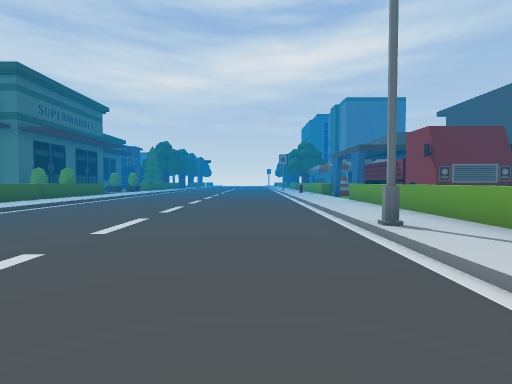
View 1 (above)

24 first-person views from a walk through a Unity game level. The camera is 1.3 m above the floor, tilts 2° down and sees 85° across. The floor is counted in squares, 2 m on a side. Each view is taken from the middle of a square. On the plan, view 1 faces up. The plan holds only what a view shows up to about 9 squares ahead; the rest is blank. The place goes on beyond the plan.

View 2
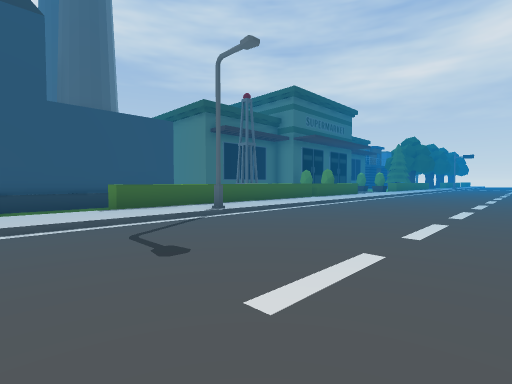

View 3
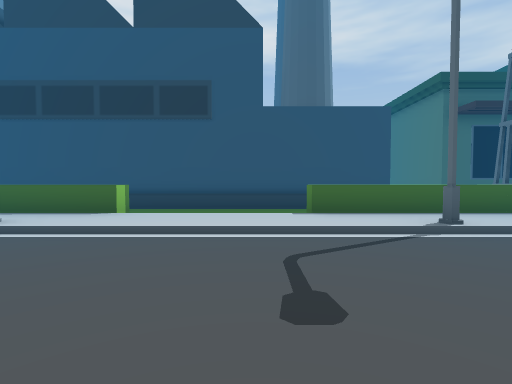

View 4
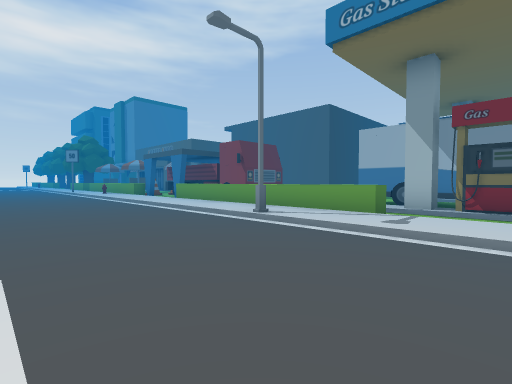

View 5
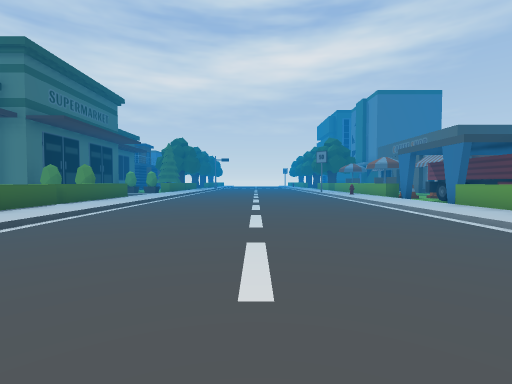

View 6
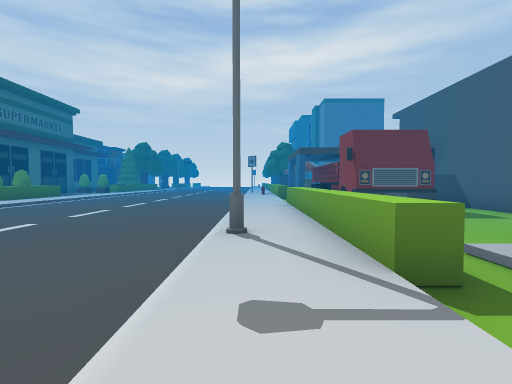

View 7
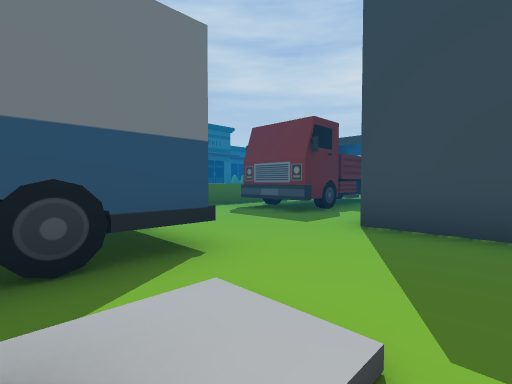

View 8
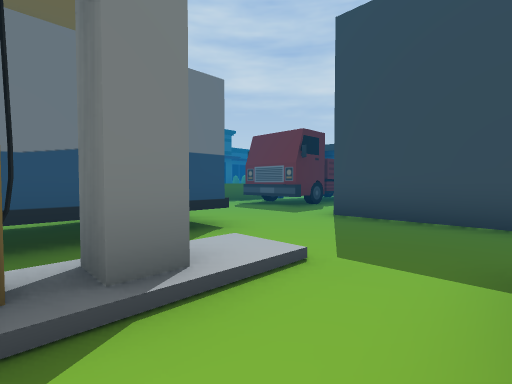

View 9
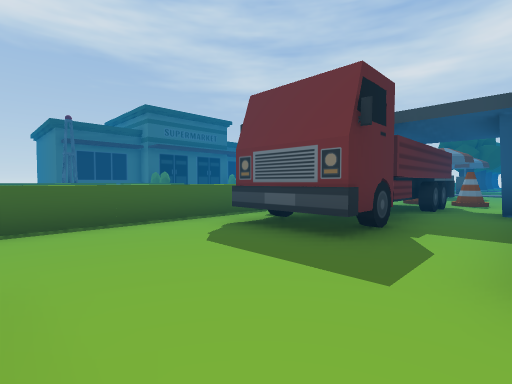

View 10
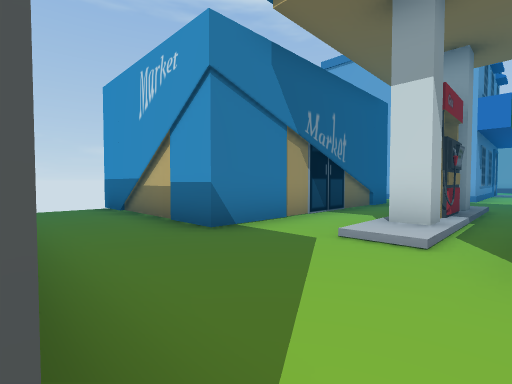

View 11
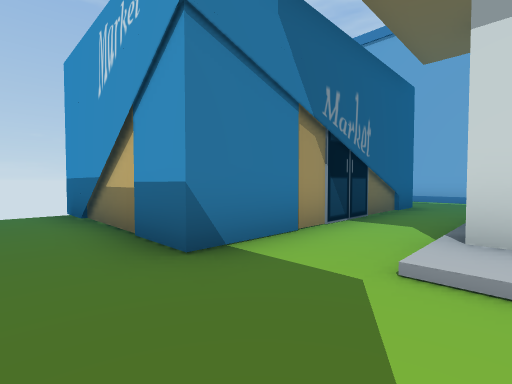

View 12
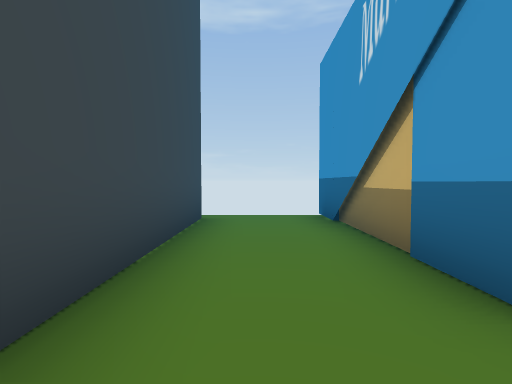

View 13
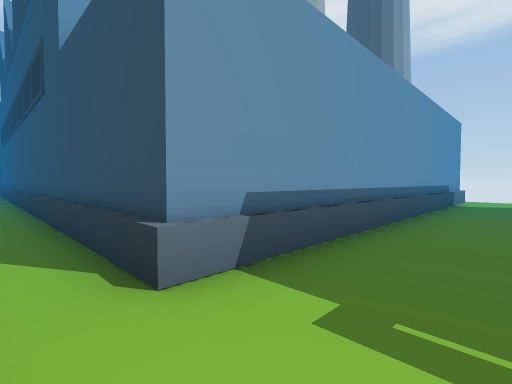

View 14
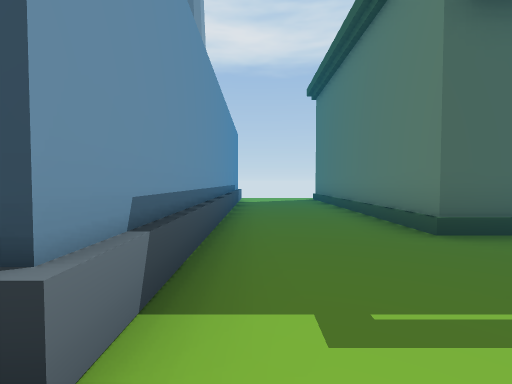

View 15
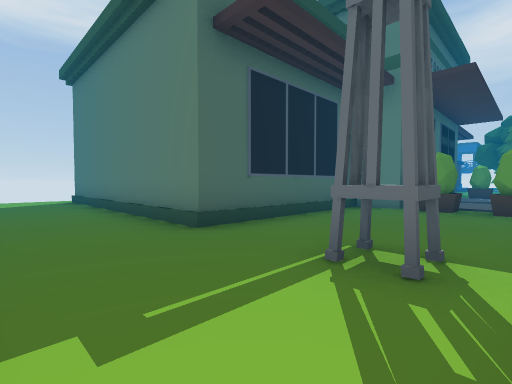

View 16
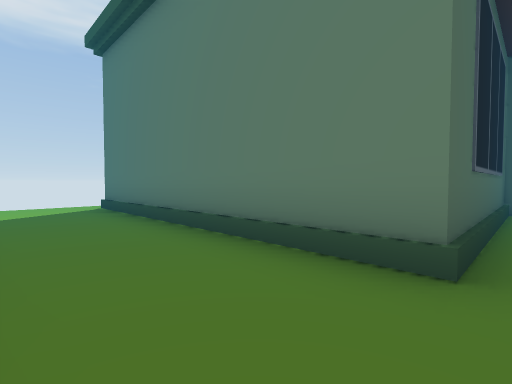

View 17
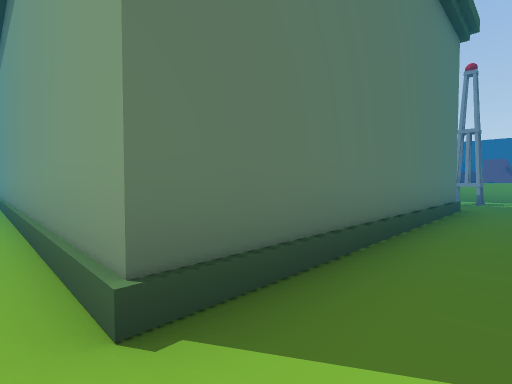

View 18
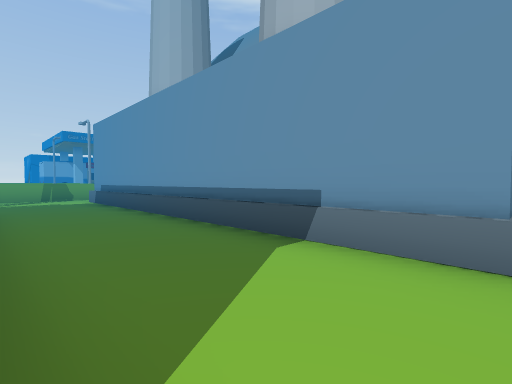

View 19
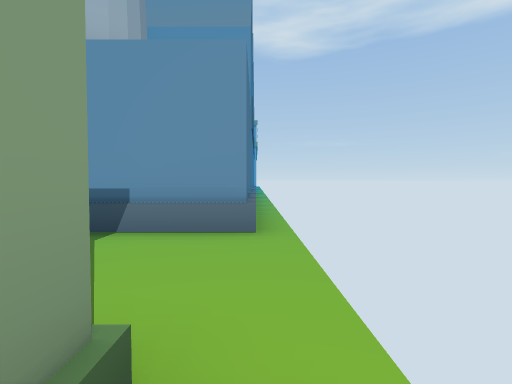

View 20
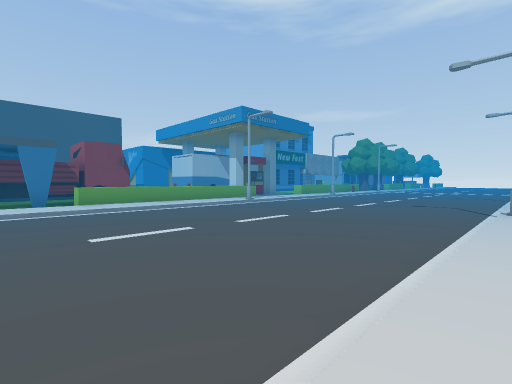

View 21
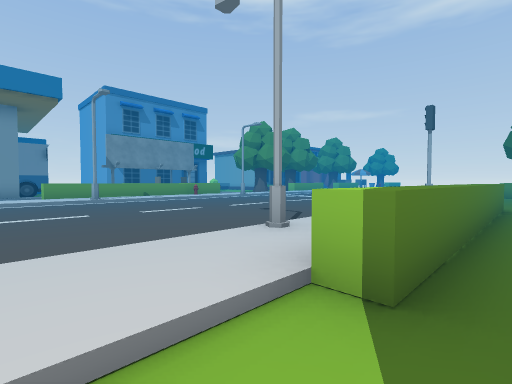

View 22
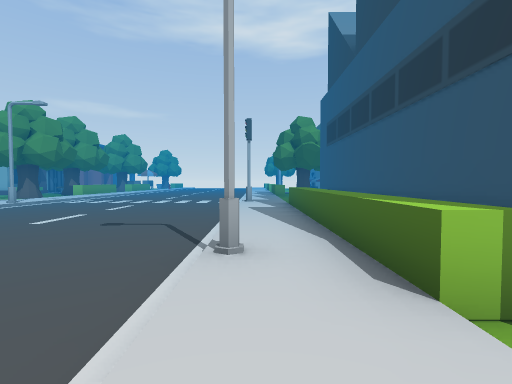

View 23
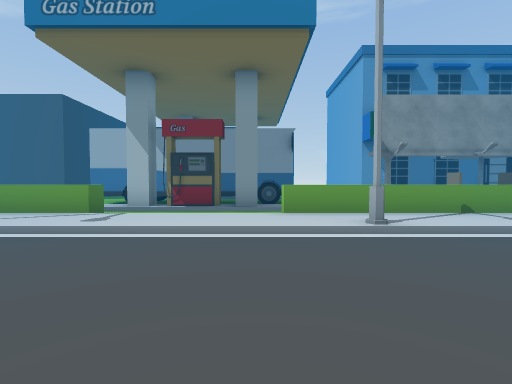

View 24
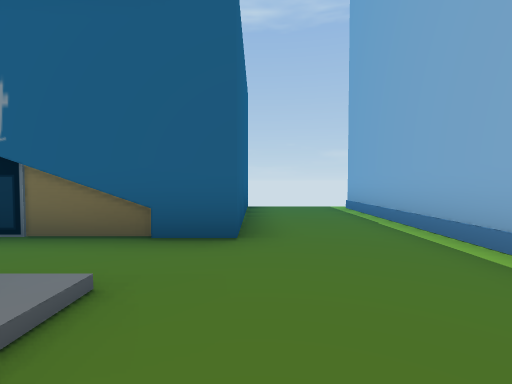

### Floor plan
Key: @ floor where view 1 was taken; # wall or solid block; x gap in a wall; . main floor; : floor 0.25 m higher than the main floor; / step, stairs or slope; ^ raised ledge; T truck; S streetlight; B building; I billboard; C chair; O other object.
Columns run from 19 left of view 1 to 16 right of it. Each row starts with its distance up from view 1.
 11 .#     #....O:.......:  TT.#
 10 .#     #....O:.......:/ TT..
  9 .#     #....O:.......:O.TT..#
  8 .#######....O:.......:O.TT..#
  7 .///////..#.O:.......:O.TT..#
  6 ............O:.......:O.....#######
  5 ............O:.......:O............
  4 ^##########.OS.......SO............
  3 ^         #.O:.......:O//OO./..#####
  2 ^         #.O:.......:O/#OO./..#
  1 ^^^       #./:.......://#OO.#..#
  0 ^         #./:.....@.://#O .#..#
 -1 ^         #./:.......://#O .#..#
 -2           #.O:.......:O/ O ./..####
 -3           #.OS.......SO    ........x
 -4           #.O:.......:OI    .......
 -5           #.O:...... :O     .......
 -6           #.O:......  O      BBBBBB
 -7           #.O:.......    C
 -8           #.O:.......    C
 -9           #./: ......S
-10              #

Where each view was taken, in squares from view 1:
view 1: 0 up, 0 right, facing up
view 2: 0 up, 1 left, facing up-left
view 3: 1 up, 2 left, facing left
view 4: 0 up, 2 left, facing up-right
view 5: 2 up, 2 left, facing up
view 6: 0 up, 2 right, facing up
view 7: 2 up, 10 right, facing up-left
view 8: 1 up, 11 right, facing up-left
view 9: 4 up, 8 right, facing up-left
view 10: 6 up, 8 right, facing down-right
view 11: 5 up, 9 right, facing down-right
view 12: 5 up, 10 right, facing right
view 13: 6 up, 8 left, facing down-left
view 14: 5 up, 8 left, facing left
view 15: 5 up, 8 left, facing up-left
view 16: 5 up, 11 left, facing up-left
view 17: 6 up, 19 left, facing up-right
view 18: 7 up, 19 left, facing down-right
view 19: 8 up, 19 left, facing down
view 20: 11 up, 6 left, facing down-right
view 21: 0 up, 8 left, facing down-right
view 22: 0 up, 6 left, facing down
view 23: 1 down, 2 left, facing right
view 24: 3 down, 8 right, facing right
